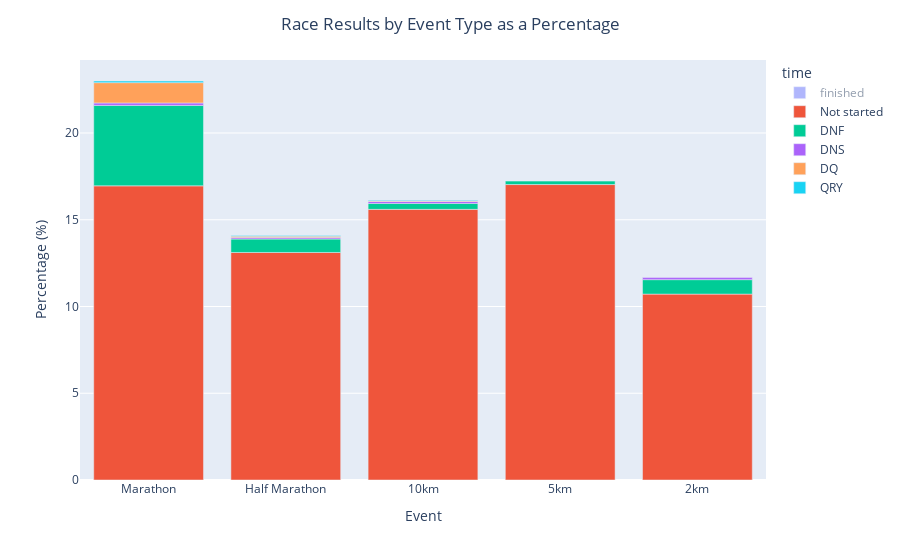

Notebook code cell kept with this figure:
### Markdown cell above
Of the 11,635 participants, most of them finished their events. We can see a whopping 1703 participants in either the "Not Started" and "DNS" categories (why these are different categories, (since they both mean "didn't start") I don't know, but I'd guess they both mean different things, but from different recording mechanisms. Perhaps 1692 people didn't pick up their race bib, but then a further 11 who did pick up their gear still didn't show up to their race.

Also we can see the 156 DNF's, which is remarkably low really, showing that if you start your race, you have only a ~1.5% of not finishing it.

I wonder how these rates change depending on the race entered...

### Code cell
import plotly.express as px
import pandas as pd

df = pd.DataFrame(data)

# Create a copy of the DataFrame
test_df = df.copy()

# Replace values in 'time' that contain ':' with 'finished'
test_df['time'] = test_df['time'].apply(lambda x: "finished"if':'in x else x)

test_df = test_df[test_df['event_name'].isin(EVENTS_OF_INTEREST)]

# Group by 'event_name' and 'time', and count the occurrences
grouped_df = test_df.groupby(['event_name', 'time']).size().reset_index(name='count')

# Calculate the total counts per 'event_name'
total_counts = test_df.groupby('event_name').size().reset_index(name='total_count')

# Merge the total counts with the grouped counts
merged_df = pd.merge(grouped_df, total_counts, on='event_name')

# Normalize the 'count' by the 'total_count'
merged_df['Percentage (%)'] = merged_df['count'] / merged_df['total_count'] * 100

# Specify the order of event names
event_order = ["Marathon", "Half Marathon", "10km", "5km", "2km"]
color_order = ['finished', 'Not started', 'DNS', 'DNF', "QRY", "DQ"]

# Plot the normalized counts
fig = px.bar(merged_df, x='event_name', y='Percentage (%)', color='time', category_orders={'event_name': event_order, 'time':['finished', 'Not started']})
for trace in fig.data:
    if trace.name == 'finished':
        trace.visible = 'legendonly'
fig.update_layout(
    title="Race Results by Event Type as a Percentage",
    xaxis_title="Event",
    title_x=0.5
)

fig.show()
save_figure(fig, 'race_result_by_event_type.json')

### Figure 1 — Plotly figure (JSON) as saved in the notebook; plotly's stock layout.template omitted (floating-point values rounded to 4 significant figures)
{"data": [{"alignmentgroup": "True", "hovertemplate": "time=finished<br>event_name=%{x}<br>Percentage (%)=%{y}<extra></extra>", "legendgroup": "finished", "marker": {"color": "#636efa", "pattern": {"shape": ""}}, "name": "finished", "offsetgroup": "finished", "orientation": "v", "showlegend": true, "textposition": "auto", "type": "bar", "visible": "legendonly", "x": ["10km", "2km", "5km", "Half Marathon", "Marathon"], "xaxis": "x", "y": [83.87, 88.33, 82.77, 85.91, 77.0], "yaxis": "y"}, {"alignmentgroup": "True", "hovertemplate": "time=Not started<br>event_name=%{x}<br>Percentage (%)=%{y}<extra></extra>", "legendgroup": "Not started", "marker": {"color": "#EF553B", "pattern": {"shape": ""}}, "name": "Not started", "offsetgroup": "Not started", "orientation": "v", "showlegend": true, "textposition": "auto", "type": "bar", "x": ["10km", "2km", "5km", "Half Marathon", "Marathon"], "xaxis": "x", "y": [15.6, 10.71, 17.03, 13.11, 16.96], "yaxis": "y"}, {"alignmentgroup": "True", "hovertemplate": "time=DNF<br>event_name=%{x}<br>Percentage (%)=%{y}<extra></extra>", "legendgroup": "DNF", "marker": {"color": "#00cc96", "pattern": {"shape": ""}}, "name": "DNF", "offsetgroup": "DNF", "orientation": "v", "showlegend": true, "textposition": "auto", "type": "bar", "x": ["10km", "2km", "5km", "Half Marathon", "Marathon"], "xaxis": "x", "y": [0.3432, 0.8333, 0.198, 0.7761, 4.637], "yaxis": "y"}, {"alignmentgroup": "True", "hovertemplate": "time=DNS<br>event_name=%{x}<br>Percentage (%)=%{y}<extra></extra>", "legendgroup": "DNS", "marker": {"color": "#ab63fa", "pattern": {"shape": ""}}, "name": "DNS", "offsetgroup": "DNS", "orientation": "v", "showlegend": true, "textposition": "auto", "type": "bar", "x": ["10km", "2km", "Half Marathon", "Marathon"], "xaxis": "x", "y": [0.1144, 0.119, 0.0796, 0.1405], "yaxis": "y"}, {"alignmentgroup": "True", "hovertemplate": "time=DQ<br>event_name=%{x}<br>Percentage (%)=%{y}<extra></extra>", "legendgroup": "DQ", "marker": {"color": "#FFA15A", "pattern": {"shape": ""}}, "name": "DQ", "offsetgroup": "DQ", "orientation": "v", "showlegend": true, "textposition": "auto", "type": "bar", "x": ["10km", "Half Marathon", "Marathon"], "xaxis": "x", "y": [0.03814, 0.0796, 1.171], "yaxis": "y"}, {"alignmentgroup": "True", "hovertemplate": "time=QRY<br>event_name=%{x}<br>Percentage (%)=%{y}<extra></extra>", "legendgroup": "QRY", "marker": {"color": "#19d3f3", "pattern": {"shape": ""}}, "name": "QRY", "offsetgroup": "QRY", "orientation": "v", "showlegend": true, "textposition": "auto", "type": "bar", "x": ["10km", "Half Marathon", "Marathon"], "xaxis": "x", "y": [0.03814, 0.0398, 0.09368], "yaxis": "y"}], "layout": {"barmode": "relative", "legend": {"title": {"text": "time"}, "tracegroupgap": 0}, "margin": {"t": 60}, "title": {"text": "Race Results by Event Type as a Percentage", "x": 0.5}, "xaxis": {"anchor": "y", "categoryarray": ["Marathon", "Half Marathon", "10km", "5km", "2km"], "categoryorder": "array", "domain": [0, 1], "title": {"text": "Event"}}, "yaxis": {"anchor": "x", "domain": [0, 1], "title": {"text": "Percentage (%)"}}}}
